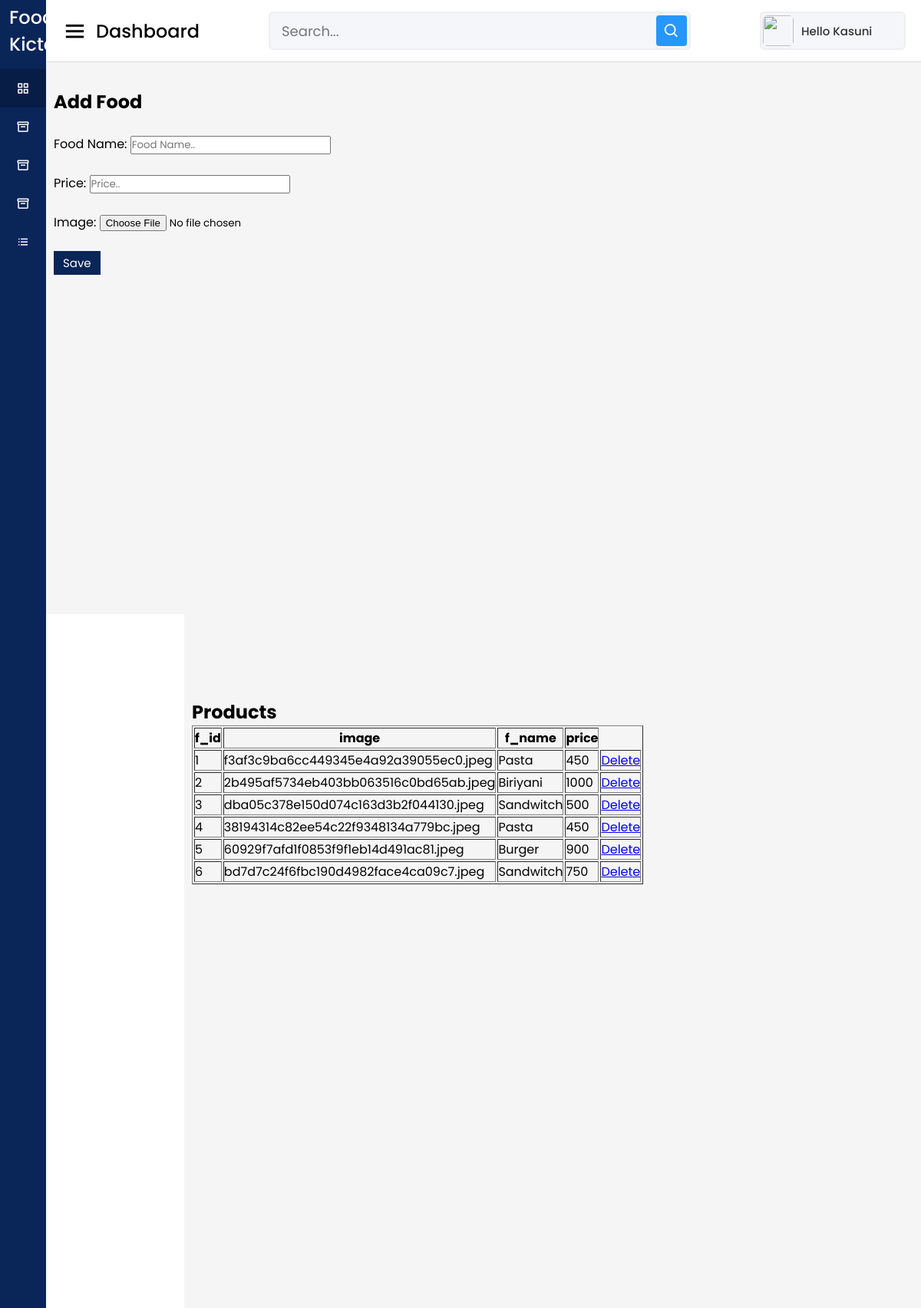
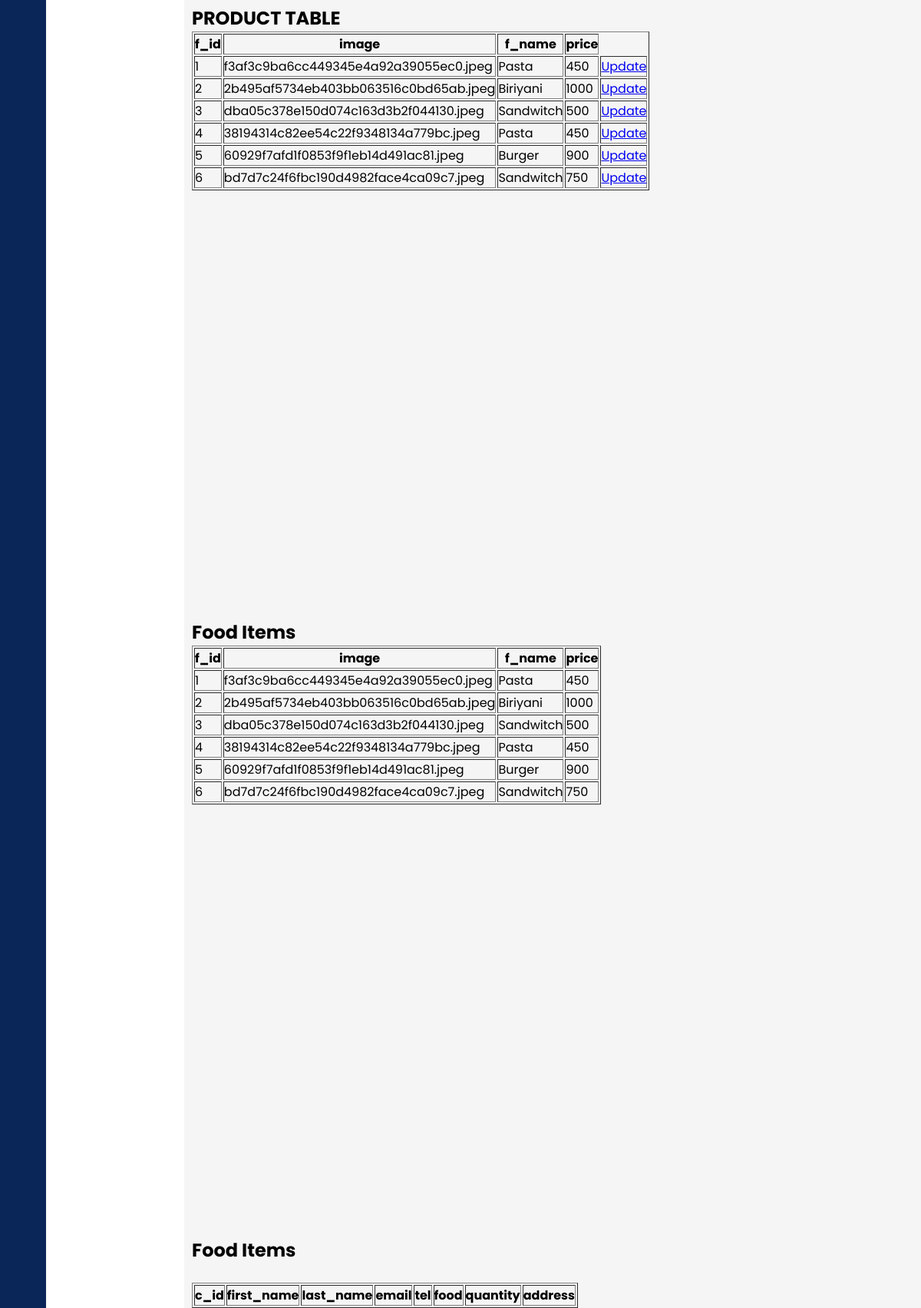
/Admin/dashboard.php (upper part), run on the app's committed database (2 pictures, top to bottom).
### tables this page shows
CREATE TABLE `food` (
  `f_id` int(4) NOT NULL,
  `image` varchar(200) NOT NULL,
  `f_name` varchar(30) NOT NULL,
  `price` int(10) NOT NULL
);

### Admin/dashboard.php (the view, shortened to what this page needs)
<!DOCTYPE html>
<html lang="en" dir="ltr">
  <head>
    <link rel="stylesheet" href="css/style.css">
    <link href='https://unpkg.com/boxicons@2.0.7/css/boxicons.min.css' rel='stylesheet'>
   </head>
<body>
  <div class="sidebar">
    <div class="logo-details">
      <span class="logo_name">Foodies' Kictchen</span>
    </div>
      <ul class="nav-links">
        <li>
          <a href="#" class="active">
            <i class='bx bx-grid-alt' ></i>
            <span class="links_name">Dashboard</span>
          </a>
        </li>
        <li>
          <a href="#delete">
            <i class='bx bx-box' ></i>
            <span class="links_name">Delete</span>
          </a>
        </li>
        <li>
          <a href="#update">
            <i class='bx bx-box' ></i>
            <span class="links_name">update</span>
          </a>
        </li>
        <li>
          <a href="#product-section">
            <i class='bx bx-box' ></i>
            <span class="links_name">Product List</span>
          </a>
        </li>
        <li>
          <a href="#order-section">
            <i class='bx bx-list-ul' ></i>
            <span class="links_name">Order List</span>
          </a>
        </li>
      </ul>
  </div>
  <section class="home-section">
    <nav>
      <div class="sidebar-button">
        <i class='bx bx-menu sidebarBtn'></i>
        <span class="dashboard">Dashboard</span>
      </div>
      <div class="search-box">
        <input type="text" placeholder="Search...">
        <i class='bx bx-search' ></i>
      </div>
      <div class="profile-details">
        <img src="image/profile.png" alt="">
        <span class="admin_name">Hello Kasuni</span>
      </div>
    </nav>
    <?php
    @include 'conection.php';
    ?>
    <!DOCTYPE html>
    <html lang="en">
    <head>
    </head>
    <body>
        <form action="" class="form" method="post" enctype="multipart/form-data">
            <h2> <br> <br> <br> Add Food </h2><br>
            <div>
                <label >Food Name:</label>
                <input type="text" name="f_name" id="" placeholder="Food Name.." required><br><br>
                <label >Price:</label>
                <input type="number" name="price" id="" placeholder="Price.." required><br><br>
                <label >Image:</label>
                <input type="file" name="image" id="" placeholder="ID.." required><br><br>
            <button  name="save"  onclick="location.href=''";> Save</button>
            <br>
        </div>
        </form>
    </body>
    </html>
  </section>
<section class="product-section" id="delete">
     <br><br><br><br><h1>Products</h1>
      <table class="table" border=1px>
          <tr>
              <th>f_id</th>
              <th>image</th>
              <th>f_name</th>
              <th>price</th>
          </tr>
          <?php
      $display = $conn->query("SELECT * FROM food");
      while ($data = $display->fetch_assoc()){
      ?>
          <tr>
              <td><?php echo $data['f_id']; ?></td>
              <td><?php echo $data['image']; ?></td>
              <td><?php echo $data['f_name']; ?></td>
              <td><?php echo $data['price']; ?></td>
              <td><a href="delete.php?f_id=<?php echo $data["f_id"]; ?>">Delete</a>
          </tr>
      <?php
      }
      ?>
      </table>
</section>
<section class="product-section" id="update">
<br><br><br><br><h1>PRODUCT TABLE</h1>
<table class="table" border=1px>
    <tr>
      <th>f_id</th>
      <th>image</th>
      <th>f_name</th>
      <th>price</th>
    </tr>
    <?php
$display = $conn->query("SELECT * FROM food");
while ($data = $display->fetch_assoc()){
?>
    <tr>
      <td><?php echo $data['f_id']; ?></td>
      <td><?php echo $data['image']; ?></td>
      <td><?php echo $data['f_name']; ?></td>
      <td><?php echo $data['price']; ?></td>
        <td><a href="update.php?id=<?php echo $data["f_id"]; ?>">Update</a></td>
        </tr>
<?php
}
?>
</table>
</section>
  <section class="product-section" id="product-section">
    <br><br><br><br><h2>Food Items</h2>
  <?php
  $con=mysqli_connect('localhost', 'root','','web');
  $result = mysqli_query($con,"SELECT * FROM food");
  echo "<table border>
  <tr>
  <th>f_id</th>
  <th>image</th>
  <th>f_name</th>
  <th>price</th>
  </tr>";
  while($row = mysqli_fetch_array($result))
  {
  echo "<tr>";
  echo "<td>" . $row['f_id'] . "</td>";
  echo "<td>" . $row['image'] . "</td>";
  echo "<td>" . $row['f_name'] . "</td>";
  echo "<td>" . $row['price'] . "</td>";
  echo "</tr>";
  }
  echo "</table>";
  ?>
</section>
<section class="product-section" id="order-section">
  <h2> <h2> <br> <br> <br>Food Items</h2><br>
<?php
echo "<table border>
<tr>
<th>c_id</th>
<th>first_name</th>
<th>last_name</th>
<th>email</th>
<th>tel</th>
<th>food</th>
<th>quantity</th>
<th>address</th>
</tr>";
echo "</table>";
?>
</section>
</body>
</html>

### Admin/CSS/style.css (style rules this page uses)
* { margin: 0; padding: 0; box-sizing: border-box; font-family: 'Poppins', sans-serif; }
form { padding: 10px; }
.sidebar { position: fixed; height: 100%; width: 240px; background: #0A2558; transition: all 0.5s ease; }
.sidebar .logo-details { height: 80px; display: flex; align-items: center; }
.sidebar .logo-details .logo_name { color: #fff; font-size: 24px; padding: 12px; font-weight: 500; }
.sidebar .nav-links { margin-top: 10px; }
.sidebar .nav-links li { position: relative; list-style: none; height: 50px; }
.sidebar .nav-links li a { height: 100%; width: 100%; display: flex; align-items: center; text-decoration: none; transition: all 0.4s ease; }
.sidebar .nav-links li a.active { background: #081D45; }
.sidebar .nav-links li i { min-width: 60px; text-align: center; font-size: 18px; color: #fff; }
.sidebar .nav-links li a .links_name { color: #fff; font-size: 15px; font-weight: 400; white-space: nowrap; }
.home-section { position: relative; background: #f5f5f5; min-height: 100vh; width: calc(100% - 240px); left: 240px; transition: all 0.5s ease; }
.home-section nav { display: flex; justify-content: space-between; height: 80px; background: #fff; display: flex; align-items: center; position: fixed; width: calc(100% - 240px); left: 240px; z-index: 100; padding: 0 20px; box-shadow: 0 1px 1px rgba(0, 0, 0, 0.1); transition: all 0.5s ease; }
.home-section nav .sidebar-button { display: flex; align-items: center; font-size: 24px; font-weight: 500; }
nav .sidebar-button i { font-size: 35px; margin-right: 10px; }
.product-section { position: relative; background: #f5f5f5; min-height: 100vh; width: calc(100% - 240px); left: 240px; transition: all 0.5s ease; padding: 10px; }
.home-section nav .search-box { position: relative; height: 50px; max-width: 550px; width: 100%; margin: 0 20px; }
nav .search-box input { height: 100%; width: 100%; outline: none; background: #F5F6FA; border: 2px solid #EFEEF1; border-radius: 6px; font-size: 18px; padding: 0 15px; }
nav .search-box .bx-search { position: absolute; height: 40px; width: 40px; background: #2697FF; right: 5px; top: 50%; transform: translateY(-50%); border-radius: 4px; line-height: 40px; text-align: center; color: #fff; font-size: 22px; transition: all 0.4 ease; }
.home-section nav .profile-details { display: flex; align-items: center; background: #F5F6FA; border: 2px solid #EFEEF1; border-radius: 6px; height: 50px; min-width: 190px; padding: 0 15px 0 2px; }
nav .profile-details img { height: 40px; width: 40px; border-radius: 6px; object-fit: cover; }
nav .profile-details .admin_name { font-size: 15px; font-weight: 500; color: #333; margin: 0 10px; white-space: nowrap; }
button { color: #fff; background: #0A2558; padding: 4px 12px; font-size: 15px; font-weight: 400; border: none; }
@media (max-width: 1240px) { .sidebar { width: 60px; } }
@media (max-width: 1240px) { .home-section { width: calc(100% - 60px); left: 60px; } }
@media (max-width: 1240px) { .home-section nav { width: calc(100% - 60px); left: 60px; } }

### data on the page
food: f_id "1", image "f3af3c9ba6cc449345e4a92a39055ec0.jpeg", f_name "Pasta", price "450"
food: f_id "2", image "2b495af5734eb403bb063516c0bd65ab.jpeg", f_name "Biriyani", price "1000"
food: f_id "3", image "dba05c378e150d074c163d3b2f044130.jpeg", f_name "Sandwitch", price "500"
food: f_id "4", image "38194314c82ee54c22f9348134a779bc.jpeg", f_name "Pasta", price "450"
food: f_id "5", image "60929f7afd1f0853f9f1eb14d491ac81.jpeg", f_name "Burger", price "900"
food: f_id "6", image "bd7d7c24f6fbc190d4982face4ca09c7.jpeg", f_name "Sandwitch", price "750"
